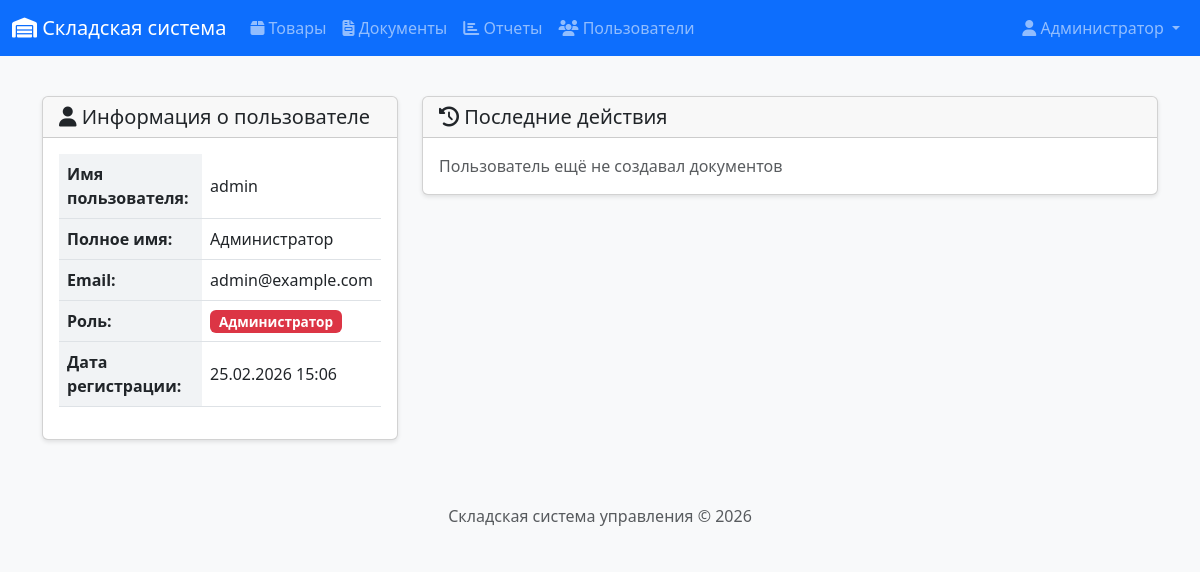
Page /auth/profile (signed in) on the committed database.
### app/models.py (models this page shows, shortened)
class User(UserMixin, db.Model):
    __tablename__ = 'users'
    id = db.Column(db.Integer, primary_key=True)
    username = db.Column(db.String(64), unique=True, nullable=False)
    email = db.Column(db.String(120), unique=True, nullable=False)
    password_hash = db.Column(db.String(256))
    full_name = db.Column(db.String(100))
    role = db.Column(db.String(20), default='manager')  # admin, manager, storekeeper
    created_at = db.Column(db.DateTime, default=datetime.utcnow)
    documents_created = db.relationship('Document', backref='author', lazy='dynamic')
    def is_admin(self):
        return self.role == 'admin'

### app/routes/auth.py (the view)
@bp.route('/profile')
@login_required
def profile():
    return render_template('auth/profile.html', title='Профиль', user=current_user)

### app/__init__.py (called while the page is built)
@login_manager.user_loader
def load_user(user_id):
    from app.models import User
    return User.query.get(int(user_id))

### app/templates/auth/profile.html (shortened to what this page needs)
{% extends "base.html" %}
{% block content %}
<div class="row">
    <div class="col-md-4">
        <div class="card">
            <div class="card-header">
                <h5 class="mb-0"><i class="fas fa-user"></i> Информация о пользователе</h5>
            </div>
            <div class="card-body">
                <table class="table">
                    <tr>
                        <th>Имя пользователя:</th>
                        <td>{{ user.username }}</td>
                    </tr>
                    <tr>
                        <th>Полное имя:</th>
                        <td>{{ user.full_name or 'Не указано' }}</td>
                    </tr>
                    <tr>
                        <th>Email:</th>
                        <td>{{ user.email }}</td>
                    </tr>
                    <tr>
                        <th>Роль:</th>
                        <td>
                            {% if user.role == 'admin' %}
                                <span class="badge bg-danger">Администратор</span>
                            {% elif user.role == 'manager' %}
                                <span class="badge bg-primary">Менеджер</span>
                            {% else %}
                                <span class="badge bg-secondary">Кладовщик</span>
                            {% endif %}
                        </td>
                    </tr>
                    <tr>
                        <th>Дата регистрации:</th>
                        <td>{{ user.created_at.strftime('%d.%m.%Y %H:%M') }}</td>
                    </tr>
                </table>
            </div>
        </div>
    </div>
    <div class="col-md-8">
        <div class="card">
            <div class="card-header">
                <h5 class="mb-0"><i class="fas fa-history"></i> Последние действия</h5>
            </div>
            <div class="card-body">
                {% if user.documents_created.count() > 0 %}
                <div class="table-responsive">
                    <table class="table">
                        <thead>
                            <tr>
                                <th>№ документа</th>
                                <th>Дата</th>
                                <th>Тип</th>
                                <th>Статус</th>
                                <th>Сумма</th>
                            </tr>
                        </thead>
                        <tbody>
                            {% for doc in user.documents_created.order_by(Document.created_at.desc()).limit(10) %}
                            <tr>
                                <td>
                                    <a href="{{ url_for('documents.document_view', id=doc.id) }}">
                                        {{ doc.doc_number }}
                                    </a>
                                </td>
                                <td>{{ doc.doc_date.strftime('%d.%m.%Y') }}</td>
                                <td>
                                    {% if doc.doc_type == 'income' %}
                                        <span class="badge bg-success">Приход</span>
                                    {% else %}
                                        <span class="badge bg-danger">Расход</span>
                                    {% endif %}
                                </td>
                                <td>
                                    {% if doc.status == 'draft' %}
                                        <span class="badge bg-secondary">Черновик</span>
                                    {% elif doc.status == 'posted' %}
                                        <span class="badge bg-primary">Проведён</span>
                                    {% else %}
                                        <span class="badge bg-dark">Отменён</span>
                                    {% endif %}
                                </td>
                                <td>{{ doc.total_amount()|round(2) }}</td>
                            </tr>
                            {% endfor %}
                        </tbody>
                    </table>
                </div>
                {% else %}
                <p class="text-muted mb-0">Пользователь ещё не создавал документов</p>
                {% endif %}
            </div>
        </div>
    </div>
</div>
{% endblock %}

### app/templates/base.html (shortened to what this page needs)
<!DOCTYPE html>
<html lang="ru">
<head>
    <link href="https://cdn.jsdelivr.net/npm/bootstrap@5.3.0/dist/css/bootstrap.min.css" rel="stylesheet">
    <link rel="stylesheet" href="https://cdnjs.cloudflare.com/ajax/libs/font-awesome/6.4.0/css/all.min.css">
    <link rel="stylesheet" href="{{ url_for('static', filename='css/style.css') }}">
</head>
<body>
    <nav class="navbar navbar-expand-lg navbar-dark bg-primary">
        <div class="container-fluid">
            <a class="navbar-brand" href="{{ url_for('index') }}">
                <i class="fas fa-warehouse"></i> Складская система
            </a>
            <div class="collapse navbar-collapse" id="navbarNav">
                {% if current_user.is_authenticated %}
                <ul class="navbar-nav me-auto">
                    <li class="nav-item">
                        <a class="nav-link" href="{{ url_for('products.product_list') }}">
                            <i class="fas fa-box"></i> Товары
                        </a>
                    </li>
                    <li class="nav-item">
                        <a class="nav-link" href="{{ url_for('documents.document_list') }}">
                            <i class="fas fa-file-invoice"></i> Документы
                        </a>
                    </li>
                    <li class="nav-item">
                        <a class="nav-link" href="{{ url_for('reports.stock_report') }}">
                            <i class="fas fa-chart-bar"></i> Отчеты
                        </a>
                    </li>
                    {% if current_user.is_admin() %}
                    <li class="nav-item">
                        <a class="nav-link" href="{{ url_for('auth.user_list') }}">
                            <i class="fas fa-users"></i> Пользователи
                        </a>
                    </li>
                    {% endif %}
                </ul>
                <ul class="navbar-nav">
                    <li class="nav-item dropdown">
                        <a class="nav-link dropdown-toggle" href="#" role="button" data-bs-toggle="dropdown">
                            <i class="fas fa-user"></i> {{ current_user.full_name or current_user.username }}
                        </a>
                    </li>
                </ul>
                {% endif %}
            </div>
        </div>
    </nav>
    <main class="container mt-4">
        {% block content %}{% endblock %}
    </main>
    <footer class="footer mt-5 py-3 bg-light">
        <div class="container text-center">
            <span class="text-muted">Складская система управления &copy; 2026</span>
        </div>
    </footer>
</body>
</html>

### app/static/css/style.css (style rules this page uses)
body { font-family: 'Segoe UI', Tahoma, Geneva, Verdana, sans-serif; background-color: #f8f9fa; min-height: 100vh; display: flex; flex-direction: column; margin: 0; padding: 0; }
.footer { margin-top: auto; width: 100%; background-color: #f8f9fa; padding: 1rem 0; text-align: center; }
.card { box-shadow: 0 2px 4px rgba(0,0,0,0.1); transition: transform 0.2s; }
.table th { background-color: #f1f3f5; font-weight: 600; }
.table td { vertical-align: middle; }
.badge { font-size: 0.85em; padding: 0.35em 0.65em; display: inline-block; white-space: nowrap; }
p, strong, span, div { white-space: normal; word-break: normal; }

### rows in the picture
User: full_name "Администратор", username "admin", email "admin@example.com", created_at "25.02.2026 15:06"
